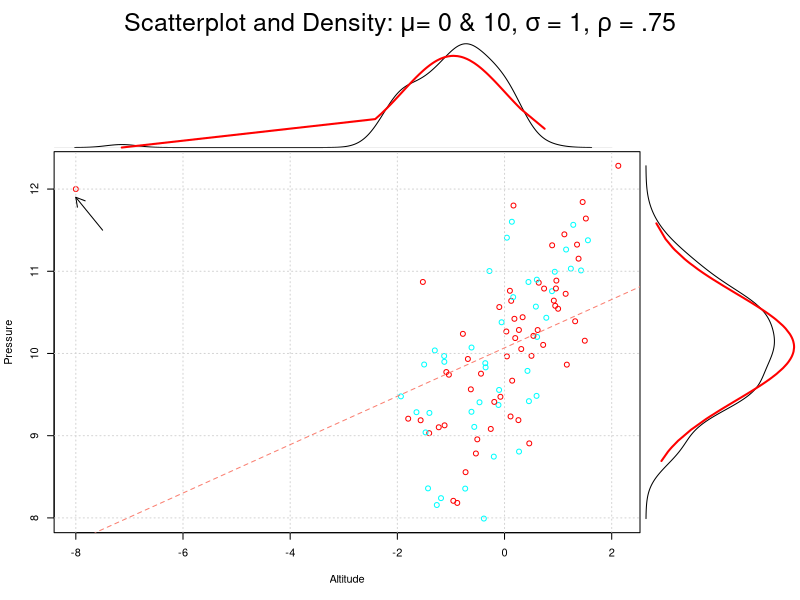

Source code (R):

xyDensityPlot =
  #
  # Draw a scatterplot of two variables
  # Then draw the marginal densities above and to the right
  # of the plot
  #
  # Adapted from Paul Murrell and Ross Ihaka's example.
  #
  # This illustrates
  #    writing functions,
  #    using ...,
  #    detecting if an argument is missing,
  #    writing utility functions
  #    on.exit() 
  #  
  #  Illustrates the graphics functions and concepts
  #  layout(), lines(), par(), grid() (the function not package)
  #  abline(), arrows(), plot methods for "lm" and density classes,
  #  mtext & margins and of course plot.
  #
  #  x and y - numeric vectors of the same length.
  #
  #  ...  - any parameters that will be passed directly
  #       to the call to plot() to create the scatter plot.
  #
function(x = rnorm(100), y = rnorm(100), group = NULL, ..., main = "")
{
      # Get the current state of the graphics settings
    opar = par(no.readonly = TRUE)
      # Arrange that when we exit this function, we will
      # restore the settings to what they originally were
      # Leave things as they were before we got here.
    on.exit(par(opar))

      # See if the caller specified the main parameter
      # Could just use main == "", but this tests whether
      # it was specified or not which is different from
      # actually specifying main = "", rather than getting
      # the default value. 
    haveMain = !missing(main)

      # If the caller gave us a main, make certain
      # to make room to show it. We need to create outer
      # margins for the entire display. This is the oma
      # element of par.  We only want an outer margin
      # on the top of the display, not the bottom, left or right.
      # So we specify the margin for those portions of the display
      # as 0. I use names here to make it clear which is which
      # but we don't have to specify them.
      # The value 3 here means the height for 3 lines of text.
    if(haveMain)
       par(oma = c(bottom = 0, left = 0, 3, right = 0))


      # Carve the display into cells and specify which plot
      # (by number) will occupy which cells.
      # You should do this interactively outside of the function
      # call layout.show(max(m)) to see the regions
      # and which plot will go into which region.
    
    m = matrix(c(2, 2, 4, # could be 0 for no plot
                 1, 1, 3,
                 1, 1, 3),
               3, 3, byrow = TRUE)
    layout(m, heights = c(1, 2, 2),
              widths = c(2, 2, 1))
    # Try layout.show(max(m))  to see what this gives
      # The width and heights give the relative proportions
      # for the rows and columns respectively.
      # The heights of c(1, 2, 2) mean that the first row
      # gets 1/5th of the display, and the other two rows
      # get 2/5ths each of the display, after we have taken
      # into account the outer margins.


      # okay, now we can start drawing and we start with the
      # scatterplot. In order to avoid any extra space at the top
      # and the right of the plot where we put the densities,
      # we have to remove any figure margins on these sides.
      # These are different from outer margins. So we specify
      # this with the mar setting for par(). We want to keep
      # the usual margins for a plot for the bottom and left
      # and set the top and right to 0.
   
    par(mar = c(opar$mar[1:2], 0, 0))
      # now we create the scatter plot, add a light-grey grid and
      # the regression/least squares line for the linear model.
      # Note that we pass any additional parameters to plot via ...
      # We don't pass main on because we want that to go as the
      # title for the entire display, not the sub-plot.
      # Also if we did have a title for this plot, it wouldn't
      # appear as we set the top margin to 0.
    col = if(is.null(group))
             rep("black", length(x))
          else {
             group = factor(group)
             rainbow(length(levels(group)))[group]
          }
                    
    plot(x, y, col = col, ...)
    grid()
    abline(lm(y ~ x), col = "salmon", lty = "dashed")

      # This is silly as we are hard coding the value.
      # We should do this separately from our function. But how?
    arrows(-7.5, 11.5, -8, 11.9, length = .1)

       # So now we add the title, but do it in the outer margin of the
       # entire display. We use mtext() to add margin text, specify
       # the top side (3) and 
    if(haveMain)
       mtext(main, 3, outer = TRUE, cex = 1.5)    


      # Now we move onto the second sub-plot which is the density
      # of the horizontal data and we plot this above the scatterplot.
      # Again we need to fiddle with the margins to avoid
      # space between the scatterplot and the density.
      # We want no space on the bottom and top, but the same
      # margins on the left and right as for the scatterplot
      # so that the two plots are aligned horizontally
    par(mar = c(0, opar$mar[2], 0, opar$mar[4]))

      # We are going to draw the smoothed density estimate of our data
      # and then also super-impose the corresponding normal  density
      # To get this right, we need to compute the maximum value of
      # the two densities before we plot either and use this to set the
      # ylim for our density plot.  
     # We would like to use curve(dnorm(x, mean, sd), x.min, x.max)
     # to draw the normal density, but that is not easy to achieve.
     # So we write a separate functiont to compute the points of the density
     # that we can plot with lines() later.  We have this function return the
     # values of the densities  that we will draw and so we can also compute the ylim.
    d = addNormalDensity(x, add = FALSE)

      # Now we can draw the density for the data.
      # Note we want no axes or axes labels, etc. This is what axes = FALSE and ann = FALSE does
    plot(density(x), ann = FALSE, axes = FALSE, ylim = c(0, max(density(x)$y, d$y)))
    lines(d$x, d$y, col = "red", lwd = 2)
      

      #  Now we move on to the 3rd plot with the density from the vertical
      # axis, i.e. the y's.
      # This is very similar to the plot for the horizontal density
      # but we have two things to do differently.
      # Firstly, we have set the different margins to 0, here the left top and right margins
      # and we have to leave the bottom margin as the same value as used in the scatter
      # plot to ensure the two plots are aligned vertically.
      # The other thing we have to do is plot this sideways, so we plot
      # x on the vertical axis and y on the horizontal axis.
    dy = density(y)
    par(mar = c(opar$mar[1], 0, 0, 0))
    d = addNormalDensity(y, add = FALSE)
    plot(dy$y, dy$x, type = "l", ann = FALSE, axes = FALSE, xlim = c(0, max(dy$y, d$y)))
    lines(d$y, d$x, col = "red", lwd = 2)
    
    invisible(TRUE)
}

addNormalDensity =
  #
  # At each of the given x values, compute 
  # the density of the normal distribution
  # drawing them on the current plot if add is TRUE.
  # If we need to set the x and y limits of the plot
  # then we need these values first and so specify
  # add = FALSE and then draw the curve ourselves
  # with lines(ans$x, ans$y)
function(x, ..., add = TRUE)
{
    # we sort the x's because we will want to draw them with lines
    # and so connect them in order rather than the way they are
    # in the data, i.e. random order.
  x = sort(x) 
  y = dnorm(x, mean(x, na.rm = TRUE), sd(x, na.rm = TRUE))
  if(add)
      lines(x, y, ...)
  list(x = x, y = y)
}

if(TRUE) {

    # Here we will test the function.
    # We can generate bivariate normal values
    # using mvrnorm in the MASS package.
  library(MASS)
  D = mvrnorm(100, c(0, 10), matrix(c(1, .75, .75, 1), 2, 2))
    # Add a weird outlying point.
  D = rbind(D, c(-8, 12))
      # Call our function.
      # Specifying a label or title as an expression
      # makes R use plotmath to render that text.
      # See example(plotmath) for an example.
  xyDensityPlot(D[,1], D[,2], sample(c("A", "B"), nrow(D), replace = TRUE),
                 xlab = "Altitude", ylab = "Pressure",
                 main = expression(paste("Scatterplot and Density: ",
                                         mu,
                                         "= 0 & 10, ",
                                         sigma,
                                         " = 1, ",
                                         rho,
                                         " = .75" )))

}

if(FALSE) {
  # How about adding the arrow now
    arrows(-8.0, 11.5, -8, 11.9, length = .1, col = "red")
  # where did it go.
  # The grid graphics system would help us with all of this.
}
